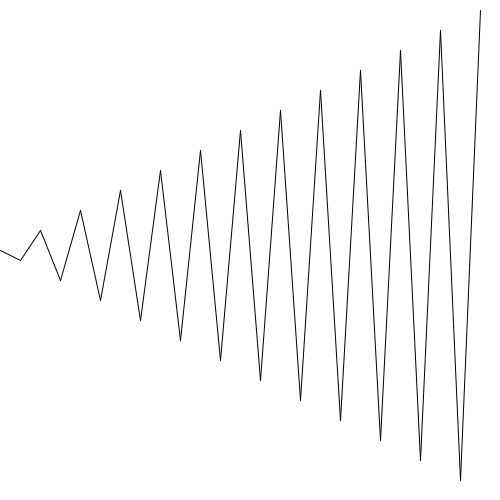
Frame 1 (no input)
Frame 60 (the mouse pressed at the canvas centre just before this capture): identical to frame 1, image omitted
Frame 120 (the mouse held since frame 60 and released just before this capture): identical to frame 1, image omitted

The Processing sketch that drew this single still picture (run headless with seeded random() and noise(); from frame 60 on, the mouse is pressed at the canvas centre):

// Processing sketch: sketch_210526a
// ── sketch_210526a.pde
void setup() {
  size(500, 500);
}

void draw() {
  background(255);
  translate(0, height/2);
  PVector prev = new PVector(0, 0);
  for (int i = 0; i < width; i+= 20) {
    if (i % 40 == 0) {
      line(prev.x, prev.y, i,-(i/2));
      prev.y=-i/2;
    } else {
      line(prev.x, prev.y, i,(i/2));
    prev.y = i/2;
    }
    prev.x = i;
  }
}
